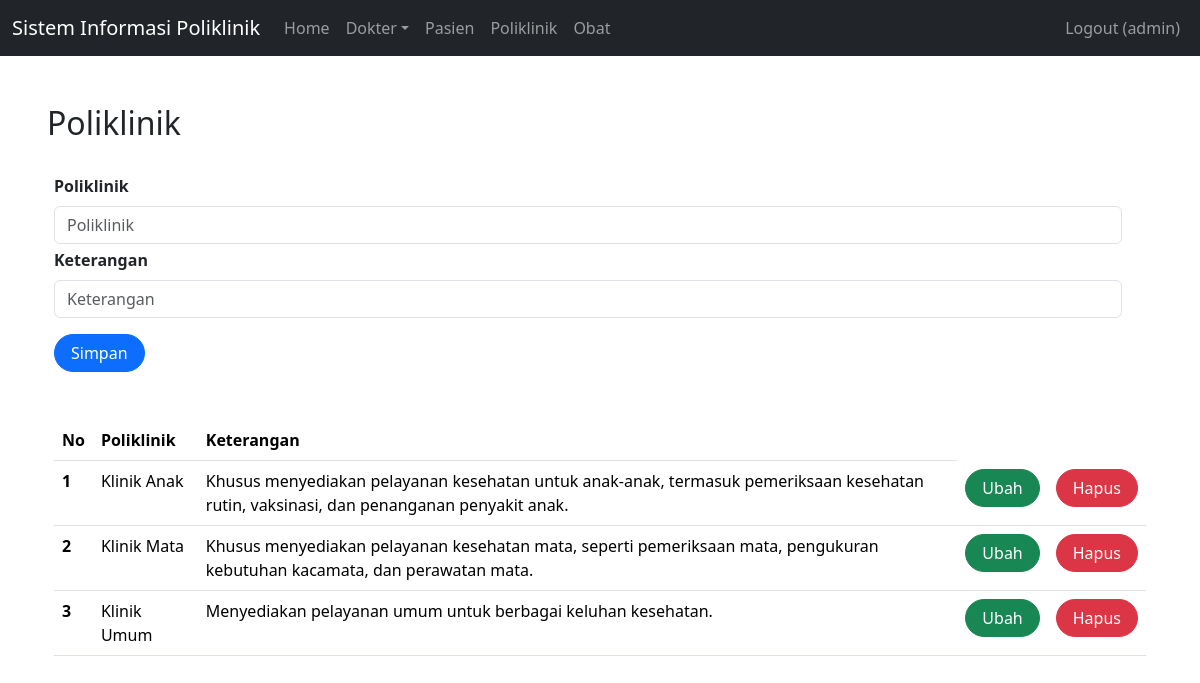
The app's page /index.php?page=poli (signed in) with its own data.
### tables this page shows
CREATE TABLE `poli` (
  `id` int(11) NOT NULL,
  `nama_poli` varchar(25) NOT NULL,
  `keterangan` text NOT NULL
);

### poli.php (the view, shortened to what this page needs)
<h2 class="row mt-5" style="margin-left: 5px">Poliklinik</h2>
<br>
<div class="container">
    <form class="form row" method="POST" action="" name="myForm" onsubmit="return(validate());">
        <?php
        $nama_poli = '';
        $keterangan = '';
        ?>
        <div class="row">
            <label for="inputNama" class="form-label fw-bold">
                Poliklinik
            </label>
            <div>
                <input type="text" class="form-control" name="nama_poli" id="inputNama" placeholder="Poliklinik" value="<?php echo $nama_poli ?>">
            </div>
        </div>
        <div class="row mt-1">
            <label for="inputKemasan" class="form-label fw-bold">
                Keterangan
            </label>
            <div>
                <input type="text" class="form-control" name="keterangan" id="inputKemasan" placeholder="Keterangan" value="<?php echo $keterangan ?>">
            </div>
        </div>
        <div class="row mt-3">
            <div class=col>
                <button type="submit" class="btn btn-primary rounded-pill px-3 mt-auto" name="simpan">Simpan</button>
            </div>
        </div>
    </form>
    <br>
    <br>
    <table class="table table-hover">
        <thead>
            <tr>
                <th scope="col">No</th>
                <th scope="col">Poliklinik</th>
                <th scope="col">Keterangan</th>
            </tr>
        </thead>
        <tbody>
            <?php
            $result = mysqli_query($mysqli, "SELECT * FROM poli");
            $no = 1;
            while ($data = mysqli_fetch_array($result)) {
            ?>
                <tr>
                    <th scope="row"><?php echo $no++ ?></th>
                    <td><?php echo $data['nama_poli'] ?></td>
                    <td><?php echo $data['keterangan'] ?></td>
                    <td>
                        <a class="btn btn-success rounded-pill px-3" href="index.php?page=poli&id=<?php echo $data['id'] ?>">Ubah</a>
                    </td>
                    <td>
                        <a class="btn btn-danger rounded-pill px-3" href="index.php?page=poli&id=<?php echo $data['id'] ?>&aksi=hapus">Hapus</a>
                    </td>
                </tr>
            <?php
            }
            ?>
        </tbody>
    </table>

### records on screen
poli: nama_poli "Klinik Anak", keterangan "Khusus menyediakan pelayanan kesehatan untuk anak-anak, termasuk pemeriksaan kesehatan rutin, vaksinasi, dan penanganan penyakit anak."
poli: nama_poli "Klinik Mata", keterangan "Khusus menyediakan pelayanan kesehatan mata, seperti pemeriksaan mata, pengukuran kebutuhan kacamata, dan perawatan mata."
poli: nama_poli "Klinik Umum", keterangan "Menyediakan pelayanan umum untuk berbagai keluhan kesehatan."

### other values on screen
$_SESSION['username'] "admin"
